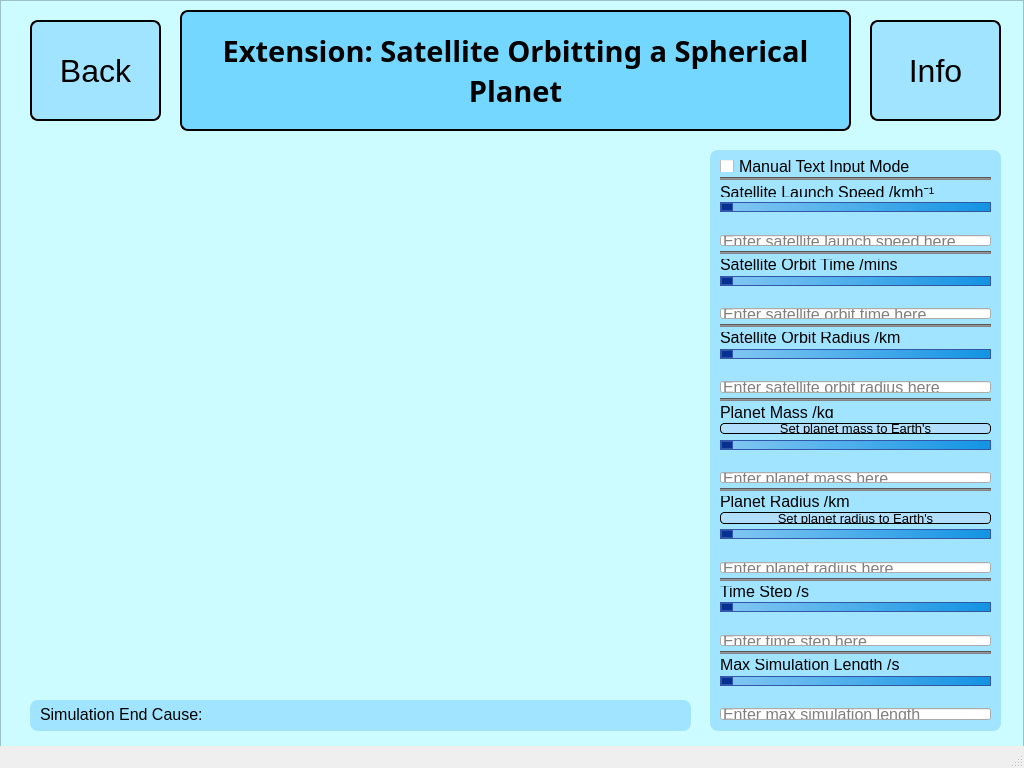
<?xml version="1.0" encoding="UTF-8"?>
<ui version="4.0">
 <class>MainWindow</class>
 <widget class="QMainWindow" name="MainWindow">
  <property name="geometry">
   <rect>
    <x>0</x>
    <y>0</y>
    <width>1024</width>
    <height>768</height>
   </rect>
  </property>
  <property name="windowTitle">
   <string>MainWindow</string>
  </property>
  <widget class="QWidget" name="centralwidget">
   <widget class="QFrame" name="frame">
    <property name="geometry">
     <rect>
      <x>0</x>
      <y>0</y>
      <width>1024</width>
      <height>1081</height>
     </rect>
    </property>
    <property name="styleSheet">
     <string notr="true">QFrame {
	background-color: #ccfcff
}</string>
    </property>
    <property name="frameShape">
     <enum>QFrame::StyledPanel</enum>
    </property>
    <property name="frameShadow">
     <enum>QFrame::Raised</enum>
    </property>
    <widget class="QPushButton" name="backButton">
     <property name="geometry">
      <rect>
       <x>30</x>
       <y>20</y>
       <width>131</width>
       <height>101</height>
      </rect>
     </property>
     <property name="font">
      <font>
       <family>Meiryo UI</family>
       <pointsize>24</pointsize>
      </font>
     </property>
     <property name="styleSheet">
      <string notr="true">QPushButton {
	border: 2px solid;
	border-radius: 8px;
	background-color: #a1e4ff;
}</string>
     </property>
     <property name="text">
      <string>Back</string>
     </property>
     <property name="checkable">
      <bool>true</bool>
     </property>
    </widget>
    <widget class="QWidget" name="verticalLayoutWidget">
     <property name="geometry">
      <rect>
       <x>720</x>
       <y>160</y>
       <width>271</width>
       <height>561</height>
      </rect>
     </property>
     <layout class="QVBoxLayout" name="inputLayout" stretch="0,0,1,1,0,0,0,1,2,0,0,0,1,1,0,0,0,1,0,1,0,0,0,0,0,0,0,0,0,0,1,0,0,0,0,0,0,0">
      <property name="spacing">
       <number>5</number>
      </property>
      <item>
       <widget class="QCheckBox" name="textModeCheckBox">
        <property name="font">
         <font>
          <family>Meiryo UI</family>
          <pointsize>12</pointsize>
         </font>
        </property>
        <property name="text">
         <string>Manual Text Input Mode</string>
        </property>
       </widget>
      </item>
      <item>
       <widget class="Line" name="Line1">
        <property name="styleSheet">
         <string notr="true">QFrame {
	background-color: #838285;
	min-height:1px;
	max-height:1px;
}</string>
        </property>
        <property name="orientation">
         <enum>Qt::Horizontal</enum>
        </property>
       </widget>
      </item>
      <item>
       <widget class="QLabel" name="launchSpeedLabel">
        <property name="font">
         <font>
          <family>Meiryo UI</family>
          <pointsize>12</pointsize>
          <weight>50</weight>
          <bold>false</bold>
          <underline>false</underline>
         </font>
        </property>
        <property name="styleSheet">
         <string notr="true">QLabel {background-color: #a1e4ff;}</string>
        </property>
        <property name="text">
         <string>Satellite Launch Speed /kmh⁻¹</string>
        </property>
       </widget>
      </item>
      <item>
       <widget class="QSlider" name="launchSpeedSlider">
        <property name="styleSheet">
         <string notr="true">QSlider::groove:horizontal {border: 1px solid #3256a8;
height: 8px;
background: qlineargradient(x1: 0, y1: 0, x2: 1, y2: 0, stop: 0 #85c8f2, stop: 1 #1293e3);}

QSlider::handle:horizontal {border: 1px solid #3256a8;
background: #073191;
width: 10px;
height: 10px;
border-radius: 5px;}</string>
        </property>
        <property name="orientation">
         <enum>Qt::Horizontal</enum>
        </property>
       </widget>
      </item>
      <item>
       <widget class="QLabel" name="launchSpeedSliderLabel">
        <property name="font">
         <font>
          <family>Meiryo UI</family>
          <pointsize>10</pointsize>
         </font>
        </property>
        <property name="styleSheet">
         <string notr="true">QLabel {background-color: #a1e4ff;}</string>
        </property>
        <property name="text">
         <string/>
        </property>
       </widget>
      </item>
      <item>
       <widget class="QLineEdit" name="launchSpeedLineEdit">
        <property name="font">
         <font>
          <pointsize>12</pointsize>
         </font>
        </property>
        <property name="inputMask">
         <string/>
        </property>
        <property name="placeholderText">
         <string>Enter satellite launch speed here</string>
        </property>
       </widget>
      </item>
      <item>
       <widget class="Line" name="Line2">
        <property name="styleSheet">
         <string notr="true">QFrame {
	background-color: #838285;
	min-height:1px;
	max-height:1px;
}</string>
        </property>
        <property name="orientation">
         <enum>Qt::Horizontal</enum>
        </property>
       </widget>
      </item>
      <item>
       <widget class="QLabel" name="orbitTimeLabel">
        <property name="font">
         <font>
          <family>Meiryo UI</family>
          <pointsize>12</pointsize>
          <weight>50</weight>
          <bold>false</bold>
          <underline>false</underline>
         </font>
        </property>
        <property name="styleSheet">
         <string notr="true">QLabel {background-color: #a1e4ff;}</string>
        </property>
        <property name="text">
         <string>Satellite Orbit Time /mins</string>
        </property>
       </widget>
      </item>
      <item>
       <widget class="QSlider" name="orbitTimeSlider">
        <property name="styleSheet">
         <string notr="true">QSlider::groove:horizontal {border: 1px solid #3256a8;
height: 8px;
background: qlineargradient(x1: 0, y1: 0, x2: 1, y2: 0, stop: 0 #85c8f2, stop: 1 #1293e3);}

QSlider::handle:horizontal {border: 1px solid #3256a8;
background: #073191;
width: 10px;
height: 10px;
border-radius: 5px;}</string>
        </property>
        <property name="orientation">
         <enum>Qt::Horizontal</enum>
        </property>
       </widget>
      </item>
      <item>
       <widget class="QLabel" name="orbitTimeSliderLabel">
        <property name="font">
         <font>
          <family>Meiryo UI</family>
          <pointsize>10</pointsize>
         </font>
        </property>
        <property name="styleSheet">
         <string notr="true">QLabel {background-color: #a1e4ff;}</string>
        </property>
        <property name="text">
         <string/>
        </property>
       </widget>
      </item>
      <item>
       <widget class="QLineEdit" name="orbitTimeLineEdit">
        <property name="font">
         <font>
          <pointsize>12</pointsize>
         </font>
        </property>
        <property name="placeholderText">
         <string>Enter satellite orbit time here</string>
        </property>
       </widget>
      </item>
      <item>
       <widget class="Line" name="Line3">
        <property name="styleSheet">
         <string notr="true">QFrame {
	background-color: #838285;
	min-height:1px;
	max-height:1px;
}</string>
        </property>
        <property name="orientation">
         <enum>Qt::Horizontal</enum>
        </property>
       </widget>
      </item>
      <item>
       <widget class="QLabel" name="orbitRadiusLabel">
        <property name="font">
         <font>
          <family>Meiryo UI</family>
          <pointsize>12</pointsize>
          <weight>50</weight>
          <bold>false</bold>
          <underline>false</underline>
         </font>
        </property>
        <property name="styleSheet">
         <string notr="true">QLabel {background-color: #a1e4ff;}</string>
        </property>
        <property name="text">
         <string>Satellite Orbit Radius /km</string>
        </property>
       </widget>
      </item>
      <item>
       <widget class="QSlider" name="orbitRadiusSlider">
        <property name="styleSheet">
         <string notr="true">QSlider::groove:horizontal {border: 1px solid #3256a8;
height: 8px;
background: qlineargradient(x1: 0, y1: 0, x2: 1, y2: 0, stop: 0 #85c8f2, stop: 1 #1293e3);}

QSlider::handle:horizontal {border: 1px solid #3256a8;
background: #073191;
width: 10px;
height: 10px;
border-radius: 5px;}</string>
        </property>
        <property name="orientation">
         <enum>Qt::Horizontal</enum>
        </property>
       </widget>
      </item>
      <item>
       <widget class="QLabel" name="orbitRadiusSliderLabel">
        <property name="font">
         <font>
          <family>Meiryo UI</family>
          <pointsize>10</pointsize>
         </font>
        </property>
        <property name="styleSheet">
         <string notr="true">QLabel {background-color: #a1e4ff;}</string>
        </property>
        <property name="text">
         <string/>
        </property>
       </widget>
      </item>
      <item>
       <widget class="QLineEdit" name="orbitRadiusLineEdit">
        <property name="font">
         <font>
          <pointsize>12</pointsize>
         </font>
        </property>
        <property name="placeholderText">
         <string>Enter satellite orbit radius here</string>
        </property>
       </widget>
      </item>
      <item>
       <widget class="Line" name="Line4">
        <property name="styleSheet">
         <string notr="true">QFrame {
	background-color: #838285;
	min-height:1px;
	max-height:1px;
}</string>
        </property>
        <property name="orientation">
         <enum>Qt::Horizontal</enum>
        </property>
       </widget>
      </item>
      <item>
       <widget class="QLabel" name="massLabel">
        <property name="font">
         <font>
          <family>Meiryo UI</family>
          <pointsize>12</pointsize>
          <weight>50</weight>
          <bold>false</bold>
          <underline>false</underline>
         </font>
        </property>
        <property name="styleSheet">
         <string notr="true">QLabel {background-color: #a1e4ff;}</string>
        </property>
        <property name="text">
         <string>Planet Mass /kg</string>
        </property>
       </widget>
      </item>
      <item>
       <widget class="QPushButton" name="setEarthMassButton">
        <property name="font">
         <font>
          <family>Meiryo UI</family>
          <pointsize>10</pointsize>
         </font>
        </property>
        <property name="styleSheet">
         <string notr="true">QPushButton {
	border: 1px solid;
	border-radius: 4px;
	background-color:#b1defa;
}</string>
        </property>
        <property name="text">
         <string>Set planet mass to Earth's</string>
        </property>
       </widget>
      </item>
      <item>
       <widget class="QSlider" name="massSlider">
        <property name="styleSheet">
         <string notr="true">QSlider::groove:horizontal {border: 1px solid #3256a8;
height: 8px;
background: qlineargradient(x1: 0, y1: 0, x2: 1, y2: 0, stop: 0 #85c8f2, stop: 1 #1293e3);}

QSlider::handle:horizontal {border: 1px solid #3256a8;
background: #073191;
width: 10px;
height: 10px;
border-radius: 5px;}</string>
        </property>
        <property name="orientation">
         <enum>Qt::Horizontal</enum>
        </property>
       </widget>
      </item>
      <item>
       <widget class="QLabel" name="massSliderLabel">
        <property name="font">
         <font>
          <family>Meiryo UI</family>
          <pointsize>10</pointsize>
         </font>
        </property>
        <property name="styleSheet">
         <string notr="true">QLabel {background-color: #a1e4ff;}</string>
        </property>
        <property name="text">
         <string/>
        </property>
       </widget>
      </item>
      <item>
       <widget class="QLineEdit" name="massLineEdit">
        <property name="font">
         <font>
          <pointsize>12</pointsize>
         </font>
        </property>
        <property name="placeholderText">
         <string>Enter planet mass here</string>
        </property>
       </widget>
      </item>
      <item>
       <widget class="Line" name="Line5">
        <property name="styleSheet">
         <string notr="true">QFrame {
	background-color: #838285;
	min-height:1px;
	max-height:1px;
}</string>
        </property>
        <property name="orientation">
         <enum>Qt::Horizontal</enum>
        </property>
       </widget>
      </item>
      <item>
       <widget class="QLabel" name="planetRadiusLabel">
        <property name="font">
         <font>
          <family>Meiryo UI</family>
          <pointsize>12</pointsize>
          <weight>50</weight>
          <bold>false</bold>
          <underline>false</underline>
         </font>
        </property>
        <property name="styleSheet">
         <string notr="true">QLabel {background-color: #a1e4ff;}</string>
        </property>
        <property name="text">
         <string>Planet Radius /km</string>
        </property>
       </widget>
      </item>
      <item>
       <widget class="QPushButton" name="setEarthRadiusButton">
        <property name="font">
         <font>
          <family>Meiryo UI</family>
          <pointsize>10</pointsize>
         </font>
        </property>
        <property name="styleSheet">
         <string notr="true">QPushButton {
	border: 1px solid;
	border-radius: 4px;
	background-color:#b1defa;
}</string>
        </property>
        <property name="text">
         <string>Set planet radius to Earth's</string>
        </property>
       </widget>
      </item>
      <item>
       <widget class="QSlider" name="planetRadiusSlider">
        <property name="styleSheet">
         <string notr="true">QSlider::groove:horizontal {border: 1px solid #3256a8;
height: 8px;
background: qlineargradient(x1: 0, y1: 0, x2: 1, y2: 0, stop: 0 #85c8f2, stop: 1 #1293e3);}

QSlider::handle:horizontal {border: 1px solid #3256a8;
background: #073191;
width: 10px;
height: 10px;
border-radius: 5px;}</string>
        </property>
        <property name="orientation">
         <enum>Qt::Horizontal</enum>
        </property>
       </widget>
      </item>
      <item>
       <widget class="QLabel" name="planetRadiusSliderLabel">
        <property name="font">
         <font>
          <family>Meiryo UI</family>
          <pointsize>10</pointsize>
         </font>
        </property>
        <property name="styleSheet">
         <string notr="true">QLabel {background-color: #a1e4ff;}</string>
        </property>
        <property name="text">
         <string/>
        </property>
       </widget>
      </item>
      <item>
       <widget class="QLineEdit" name="planetRadiusLineEdit">
        <property name="font">
         <font>
          <pointsize>12</pointsize>
         </font>
        </property>
        <property name="placeholderText">
         <string>Enter planet radius here</string>
        </property>
       </widget>
      </item>
      <item>
       <widget class="Line" name="Line5_3">
        <property name="styleSheet">
         <string notr="true">QFrame {
	background-color: #838285;
	min-height:1px;
	max-height:1px;
}</string>
        </property>
        <property name="orientation">
         <enum>Qt::Horizontal</enum>
        </property>
       </widget>
      </item>
      <item>
       <widget class="QLabel" name="label_6">
        <property name="font">
         <font>
          <family>Meiryo UI</family>
          <pointsize>12</pointsize>
          <weight>50</weight>
          <bold>false</bold>
          <underline>false</underline>
         </font>
        </property>
        <property name="styleSheet">
         <string notr="true">QLabel {background-color: #a1e4ff;}</string>
        </property>
        <property name="text">
         <string>Time Step /s</string>
        </property>
       </widget>
      </item>
      <item>
       <widget class="QSlider" name="timeStepSlider">
        <property name="styleSheet">
         <string notr="true">QSlider::groove:horizontal {border: 1px solid #3256a8;
height: 8px;
background: qlineargradient(x1: 0, y1: 0, x2: 1, y2: 0, stop: 0 #85c8f2, stop: 1 #1293e3);}

QSlider::handle:horizontal {border: 1px solid #3256a8;
background: #073191;
width: 10px;
height: 10px;
border-radius: 5px;}</string>
        </property>
        <property name="orientation">
         <enum>Qt::Horizontal</enum>
        </property>
       </widget>
      </item>
      <item>
       <widget class="QLabel" name="timeStepSliderLabel">
        <property name="font">
         <font>
          <family>Meiryo UI</family>
          <pointsize>10</pointsize>
         </font>
        </property>
        <property name="styleSheet">
         <string notr="true">QLabel {background-color: #a1e4ff;}</string>
        </property>
        <property name="text">
         <string/>
        </property>
       </widget>
      </item>
      <item>
       <widget class="QLineEdit" name="timeStepLineEdit">
        <property name="font">
         <font>
          <pointsize>12</pointsize>
         </font>
        </property>
        <property name="placeholderText">
         <string>Enter time step here</string>
        </property>
       </widget>
      </item>
      <item>
       <widget class="Line" name="Line5_2">
        <property name="styleSheet">
         <string notr="true">QFrame {
	background-color: #838285;
	min-height:1px;
	max-height:1px;
}</string>
        </property>
        <property name="orientation">
         <enum>Qt::Horizontal</enum>
        </property>
       </widget>
      </item>
      <item>
       <widget class="QLabel" name="maxSimLengthLabel">
        <property name="font">
         <font>
          <family>Meiryo UI</family>
          <pointsize>12</pointsize>
          <weight>50</weight>
          <bold>false</bold>
          <underline>false</underline>
         </font>
        </property>
        <property name="styleSheet">
         <string notr="true">QLabel {background-color: #a1e4ff;}</string>
        </property>
        <property name="text">
         <string>Max Simulation Length /s</string>
        </property>
       </widget>
      </item>
      <item>
       <widget class="QSlider" name="maxSimLengthSlider">
        <property name="styleSheet">
         <string notr="true">QSlider::groove:horizontal {border: 1px solid #3256a8;
height: 8px;
background: qlineargradient(x1: 0, y1: 0, x2: 1, y2: 0, stop: 0 #85c8f2, stop: 1 #1293e3);}

QSlider::handle:horizontal {border: 1px solid #3256a8;
background: #073191;
width: 10px;
height: 10px;
border-radius: 5px;}</string>
        </property>
        <property name="orientation">
         <enum>Qt::Horizontal</enum>
        </property>
       </widget>
      </item>
      <item>
       <widget class="QLabel" name="maxSimLengthSliderLabel">
        <property name="font">
         <font>
          <family>Meiryo UI</family>
          <pointsize>10</pointsize>
         </font>
        </property>
        <property name="styleSheet">
         <string notr="true">QLabel {background-color: #a1e4ff;}</string>
        </property>
        <property name="text">
         <string/>
        </property>
       </widget>
      </item>
      <item>
       <widget class="QLineEdit" name="maxSimLengthLineEdit">
        <property name="font">
         <font>
          <pointsize>12</pointsize>
         </font>
        </property>
        <property name="placeholderText">
         <string>Enter max simulation length</string>
        </property>
       </widget>
      </item>
     </layout>
    </widget>
    <widget class="QWidget" name="verticalLayoutWidget_3">
     <property name="geometry">
      <rect>
       <x>30</x>
       <y>150</y>
       <width>661</width>
       <height>541</height>
      </rect>
     </property>
     <layout class="QVBoxLayout" name="graphLayout"/>
    </widget>
    <widget class="QPushButton" name="infoButton">
     <property name="geometry">
      <rect>
       <x>870</x>
       <y>20</y>
       <width>131</width>
       <height>101</height>
      </rect>
     </property>
     <property name="font">
      <font>
       <family>Meiryo UI</family>
       <pointsize>24</pointsize>
      </font>
     </property>
     <property name="styleSheet">
      <string notr="true">QPushButton {
	border: 2px solid;
	border-radius: 8px;
	background-color: #a1e4ff;
}</string>
     </property>
     <property name="text">
      <string>Info</string>
     </property>
     <property name="checkable">
      <bool>true</bool>
     </property>
    </widget>
    <widget class="QListWidget" name="listWidget">
     <property name="geometry">
      <rect>
       <x>710</x>
       <y>150</y>
       <width>291</width>
       <height>581</height>
      </rect>
     </property>
     <property name="styleSheet">
      <string notr="true">QWidget {
	border-radius: 8px;
	background-color: #a1e4ff;
}</string>
     </property>
    </widget>
    <widget class="QWidget" name="verticalLayoutWidget_2">
     <property name="geometry">
      <rect>
       <x>180</x>
       <y>10</y>
       <width>671</width>
       <height>121</height>
      </rect>
     </property>
     <layout class="QVBoxLayout" name="verticalLayout_2">
      <item>
       <widget class="QLabel" name="challengeTitleLabel">
        <property name="font">
         <font>
          <family>Lucida Handwriting</family>
          <pointsize>22</pointsize>
          <weight>75</weight>
          <italic>false</italic>
          <bold>true</bold>
          <kerning>true</kerning>
         </font>
        </property>
        <property name="autoFillBackground">
         <bool>false</bool>
        </property>
        <property name="styleSheet">
         <string notr="true">QLabel {
	border: 2px solid;
	border-radius: 8px;
	background-color: #73d7ff;
}</string>
        </property>
        <property name="text">
         <string>Extension: Satellite Orbitting a Spherical Planet</string>
        </property>
        <property name="scaledContents">
         <bool>true</bool>
        </property>
        <property name="alignment">
         <set>Qt::AlignCenter</set>
        </property>
        <property name="wordWrap">
         <bool>true</bool>
        </property>
       </widget>
      </item>
     </layout>
    </widget>
    <widget class="QListWidget" name="analyticsListWidget">
     <property name="geometry">
      <rect>
       <x>30</x>
       <y>700</y>
       <width>661</width>
       <height>31</height>
      </rect>
     </property>
     <property name="styleSheet">
      <string notr="true">QWidget {
	border-radius: 8px;
	background-color: #a1e4ff;
}</string>
     </property>
    </widget>
    <widget class="QLabel" name="simEndCauseLabel">
     <property name="geometry">
      <rect>
       <x>40</x>
       <y>704</y>
       <width>641</width>
       <height>21</height>
      </rect>
     </property>
     <property name="font">
      <font>
       <family>Meiryo UI</family>
       <pointsize>12</pointsize>
       <weight>50</weight>
       <bold>false</bold>
       <underline>false</underline>
      </font>
     </property>
     <property name="styleSheet">
      <string notr="true">QLabel {background-color: #a1e4ff;}</string>
     </property>
     <property name="text">
      <string>Simulation End Cause:</string>
     </property>
    </widget>
    <zorder>listWidget</zorder>
    <zorder>backButton</zorder>
    <zorder>verticalLayoutWidget</zorder>
    <zorder>verticalLayoutWidget_3</zorder>
    <zorder>infoButton</zorder>
    <zorder>verticalLayoutWidget_2</zorder>
    <zorder>analyticsListWidget</zorder>
    <zorder>simEndCauseLabel</zorder>
   </widget>
  </widget>
  <widget class="QStatusBar" name="statusbar"/>
 </widget>
 <resources/>
 <connections/>
</ui>
